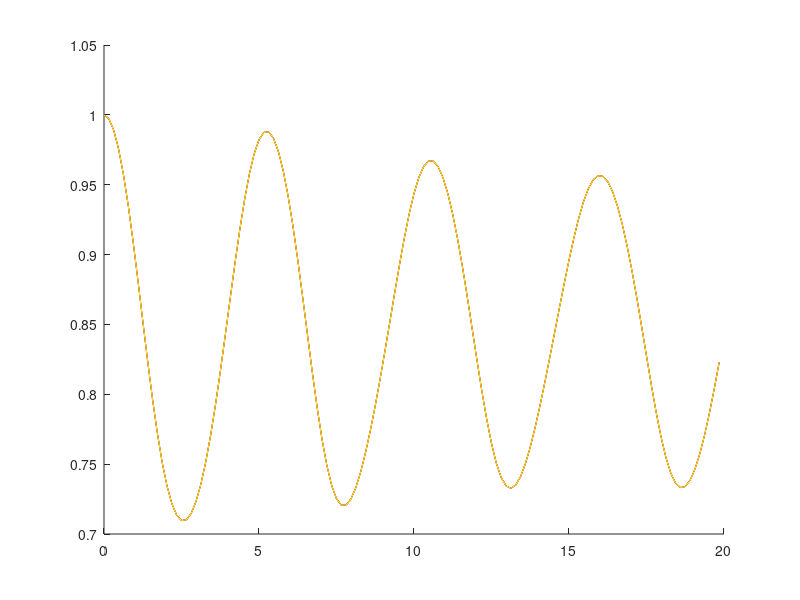
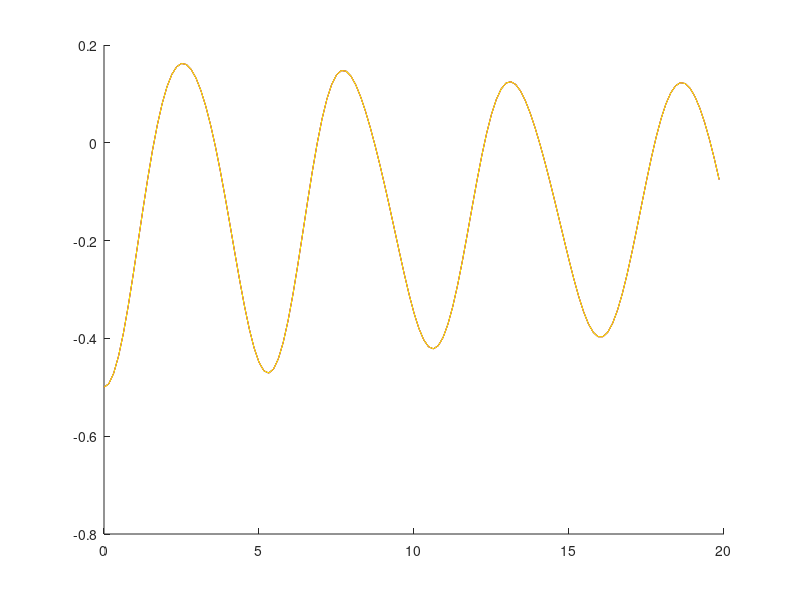

Source code (MATLAB) for these figures, in order:
function bhsuQM

tmax=20;

Nt = 128;
dt = tmax/Nt;

t=[0:dt:tmax-dt];

S = 6;
U = 1;
mu = 1;
J1 = 0.1;
J2 = 0.2;


Jx=[0,1,0;1,0,1;0,1,0]/sqrt(2);
Jy=i*[0,-1,0;1,0,-1;0,1,0]/sqrt(2);
Jz=[1,0,0;0,0,0;0,0,-1];


JxS=cell(1,S);
JyS=cell(1,S);
JzS=cell(1,S);
for j=1:S,
    JxS{j}=sparse(kron(kron(eye(3^(j-1)),Jx),eye(3^(S-j))));
    JyS{j}=sparse(kron(kron(eye(3^(j-1)),Jy),eye(3^(S-j))));
    JzS{j}=sparse(kron(kron(eye(3^(j-1)),Jz),eye(3^(S-j))));
end

'make ham'
time=cputime;

HQM=sparse(3^S,3^S);
for j=1:S
    HQM=HQM+JzS{j}*JzS{j}/2-JzS{j};
    for k=j+1:S
        HQM=HQM-J1*(JxS{j}*JxS{k})+J2*(JyS{j}*JyS{k});
    end
end
cputime-time

HQMf=full(HQM);

HQMf

'diag'
time=cputime;
[Vn,Em]=eig(HQMf);
cputime-time

En=diag(Em);

init=zeros(3^S,1);
init(1,1)=1;

cn=Vn'*init;
m1=Vn'*(JzS{1}*Vn);
m2=Vn'*(JzS{2}*Vn);
m3=Vn'*(JzS{3}*Vn);
% m1=Vn'*(JxS{1}*Vn);
% m2=Vn'*(JxS{2}*Vn);
% m3=Vn'*(JxS{3}*Vn);

%m7=Vn'*(JzS{4}*Vn);
%m8=Vn'*(JzS{5}*Vn);
%m9=Vn'*(JzS{6}*Vn);

% m4=Vn'*(JzS{1}*(JzS{1}*Vn));
% m5=Vn'*(JzS{2}*(JzS{2}*Vn));
% m6=Vn'*(JzS{3}*(JzS{3}*Vn));
m4=Vn'*(JxS{1}*(JxS{1}*Vn));
m5=Vn'*(JxS{2}*(JxS{2}*Vn));
m6=Vn'*(JxS{3}*(JxS{3}*Vn));


'plot'
time=cputime
for j=1:Nt
    vec=exp(-i*t(j)*En).*cn;
    AvgSz1(j)=vec'*(m1*vec);
    AvgSz2(j)=vec'*(m2*vec);
    AvgSz3(j)=vec'*(m3*vec);
%    AvgSz4(j)=vec'*(m7*vec);
%    AvgSz5(j)=vec'*(m8*vec);
%    AvgSz6(j)=vec'*(m9*vec);
    SqSz1(j)=vec'*(m4*vec);
    SqSz2(j)=vec'*(m5*vec);
    SqSz3(j)=vec'*(m6*vec);
end
cputime-time

widSz1=SqSz1-AvgSz1.*AvgSz1;
widSz2=SqSz2-AvgSz2.*AvgSz2;
widSz3=SqSz3-AvgSz3.*AvgSz3;

%save('QMAvgSz3','AvgSz1','AvgSz2','AvgSz3','-ascii');
%save('QMWidSz3','widSz1','widSz2','widSz3','-ascii');
%save('QMAvgSz2','AvgSz1','AvgSz2','-ascii');
%save('QMWidSz2','widSz1','widSz2','-ascii');



%plot the results
 figure
 hold on

 plot(t,AvgSz1,'b');
 plot(t,AvgSz2,'r');
 plot(t,AvgSz3,'y');

 % figure
 %hold on

% plot(t,AvgSz4,'b');
% plot(t,AvgSz5,'r');
% plot(t,AvgSz6,'y');
figure
 hold on
% %plot(t,X(:,1),'r');
 plot(t,widSz1,'b');
 plot(t,widSz2,'r');
 plot(t,widSz3,'y');
%legend('n for p=0');